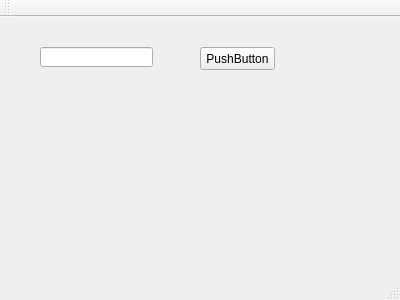
<?xml version="1.0" encoding="UTF-8"?>
<ui version="4.0">
 <class>MainWindow</class>
 <widget class="QMainWindow" name="MainWindow">
  <property name="geometry">
   <rect>
    <x>0</x>
    <y>0</y>
    <width>400</width>
    <height>300</height>
   </rect>
  </property>
  <property name="windowTitle">
   <string>MainWindow</string>
  </property>
  <widget class="QWidget" name="centralWidget">
   <widget class="QLineEdit" name="lineEdit">
    <property name="geometry">
     <rect>
      <x>40</x>
      <y>30</y>
      <width>113</width>
      <height>20</height>
     </rect>
    </property>
   </widget>
   <widget class="QPushButton" name="pushButton">
    <property name="geometry">
     <rect>
      <x>200</x>
      <y>30</y>
      <width>75</width>
      <height>23</height>
     </rect>
    </property>
    <property name="text">
     <string>PushButton</string>
    </property>
   </widget>
  </widget>
  <widget class="QMenuBar" name="menuBar">
   <property name="geometry">
    <rect>
     <x>0</x>
     <y>0</y>
     <width>400</width>
     <height>23</height>
    </rect>
   </property>
  </widget>
  <widget class="QToolBar" name="mainToolBar">
   <attribute name="toolBarArea">
    <enum>TopToolBarArea</enum>
   </attribute>
   <attribute name="toolBarBreak">
    <bool>false</bool>
   </attribute>
  </widget>
  <widget class="QStatusBar" name="statusBar"/>
 </widget>
 <layoutdefault spacing="6" margin="11"/>
 <resources/>
 <connections/>
</ui>
